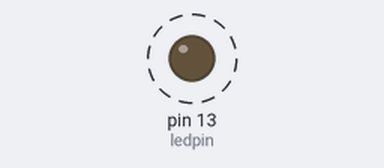
Simulated run of this sketch. Board: Arduino Uno, built with avr-gcc and run on an emulated ATmega328P. On the bench: output pins drawn as LEDs (lit = HIGH). Dashed ring = blinking.

Above: at 0.5 s.
Timing chart, 0 to 4.6 s (numbered marks = the images above):
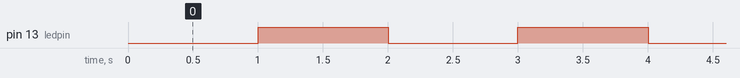

Measured:
- by itself, pin 13 (ledpin): alternates HIGH for 1.0 s and LOW for 1.0 s

The sketch:

harjoitus3_teht1_versio2.ino
```cpp
//vakiot
const int ledpin = LED_BUILTIN;
const int blinkInterval = 1000;

// globaalit muuttujat
int ledstate = LOW;
unsigned long previoustime = millis();


void setup() {
  pinMode(ledpin, OUTPUT);
}


void loop() {
  long time_since_blink = millis() - previoustime;
    if (time_since_blink >= blinkInterval) {
      previoustime = millis();
      if (ledstate == LOW) {
        ledstate = HIGH;
      } else {
        ledstate = LOW;
      }
    digitalWrite(ledpin, ledstate);
    }
}
```
